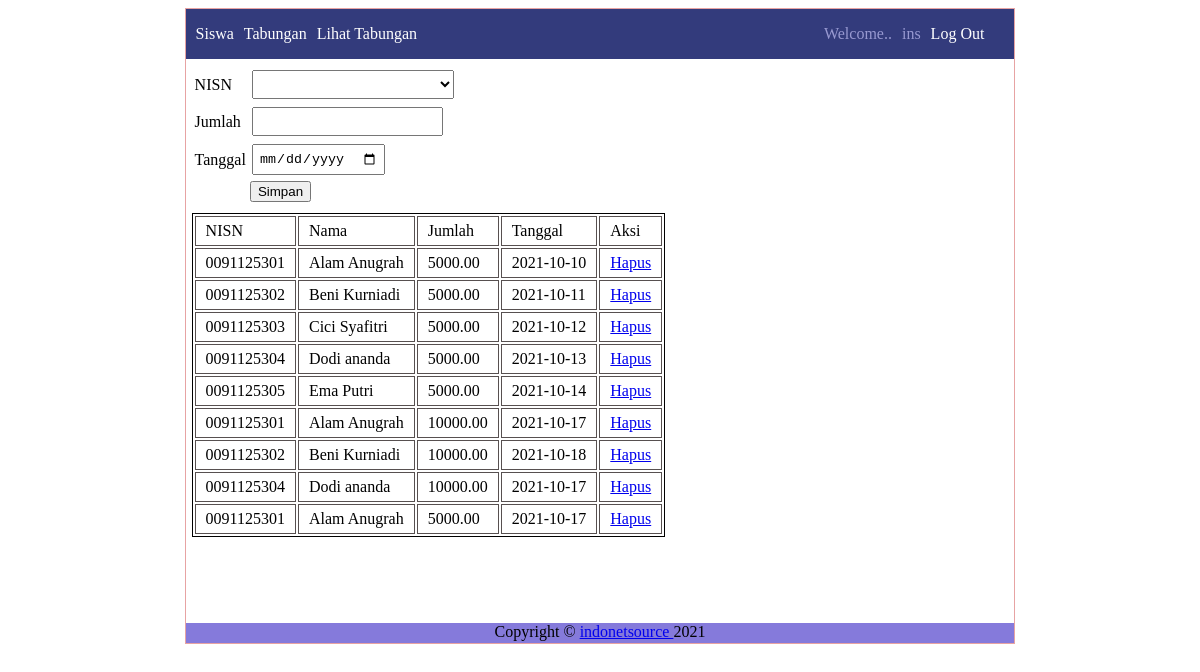
Screenshot of /data_tabungan.php (signed in) with the database file from the repository.
### tables this page shows
CREATE TABLE IF NOT EXISTS `tabungan` (
  `id_tabungan` int(11) NOT NULL AUTO_INCREMENT,
  `nisn` varchar(10) NOT NULL,
  `jumlah` decimal(12,2) NOT NULL,
  `tgl` date NOT NULL,
  PRIMARY KEY (`id_tabungan`)
);

CREATE TABLE IF NOT EXISTS `siswa` (
  `nisn` varchar(10) NOT NULL,
  `nama` varchar(25) NOT NULL,
  `jenis_kelamin` enum('Laki-laki','Perempuan') NOT NULL,
  `alamat` text NOT NULL,
  PRIMARY KEY (`nisn`)
);

### data_tabungan.php (the view, shortened to what this page needs)
<?php
include './layout/header.php';
include 'koneksi.php';
?>
    <form class="form-ins" action="./proses/insert_tabungan.php" method="post">
            <table>
                <tr>
                    <td>NISN</td>
                    <td>
                        <select name="nisn" required>
                             <option value=""></option>
                        <?php
                            $query = mysqli_query($kon, 'SELECT * FROM siswa');
                            while ($data = mysqli_fetch_array($query)) {
                            ?>
                            <option value="<?php echo $data['nisn']?>"><?php echo $data['nisn']." - ".$data['nama']?></option>
                        <?php } ?>
                        </select>
                    </td>
                </tr>
                <tr>
                    <td>Jumlah</td>
                    <td><input type="text" name="jumlah"></td>
                </tr>
                <tr>
                    <td>Tanggal</td>
                    <td>
                    <input type="date" name="tgl">
                    </td>
                </tr>
                <tr>
                    <td></td>
                    <td>
                        <button type="submit">Simpan</button>
                    </td>
                </tr>
            </table>
    </form>
    <table class="tbl-ins">
        <tr>
            <td>NISN</td>
            <td>Nama</td>
            <td>Jumlah</td>
            <td>Tanggal</td>
            <td>Aksi</td>
        </tr>
            <?php
            $query = mysqli_query($kon, 'SELECT * FROM tabungan left join siswa on siswa.nisn=tabungan.nisn');
            while ($data = mysqli_fetch_array($query)) {
            ?>
        <tr>
            <td><?php  echo $data['nisn']?></td>
            <td><?php  echo $data['nama']?></td>
            <td><?php  echo $data['jumlah']?></td>
            <td><?php  echo $data['tgl']?></td>
            <td><a href="./proses/delete_tabungan.php?id_tabungan=<?php  echo $data['id_tabungan']?>">Hapus</a></td>
        </tr>
            <?php } ?>
    </table>
<?php
include './layout/footer.php';
?>

### layout/header.php (shortened to what this page needs)
<!DOCTYPE html>
<html lang="en">
<head>
    <link rel="stylesheet" href="./css/instemplate.css">
</head>
<body>
<div class="container">
    <nav class="nav-ins">
        <div class="full-nav">
                <div class="left-nav-content">
                    <ul>
                        <li><a href="data_siswa.php">Siswa</a> </li>
                        <li><a href="data_tabungan.php">Tabungan</a></li>
                        <li><a href="lihat_tabungan.php">Lihat Tabungan</a></li>
                    </ul>
                </div>
                <div class="right-nav-content">
                    <ul>
                        <li><p>Welcome..</p></li>
                        <li><p><?php echo $_SESSION['nama']; ?></p></li>
                        <li><a href="./proses/logout.php" >Log Out</a></li>
                    </ul>
                </div>
        </div>
    </nav>
    <div class="content">

### layout/footer.php
    </div>
        <div class="footer-ins"> Copyright &copy  <a href="https://indonetsource.com">indonetsource </a> 2021</div>
</div>
</body>
</html>

### css/instemplate.css (style rules this page uses)
.container { width: 70%; margin: auto; border: 1px solid rgb(231, 163, 163); }
.container nav { background-color: rgb(51, 59, 124); height: 50px; }
.full-nav { position: relative; width: 100%; margin: auto; }
.left-nav-content { position: absolute; display: flex; margin-right: 0px; padding-left: 10px; }
.right-nav-content { right: 0px; margin-right: 20px; position: absolute; padding-right: 0px; }
.nav-ins a { text-decoration: none; color: white; font-weight: 400; }
.nav-ins p { text-decoration: none; color: rgb(152, 153, 209); margin: auto; }
.content { padding: 2px; min-height: 560px; }
.tbl-ins { border: 1px solid black; margin: 4px; }
.tbl-ins tr td { border: 1px solid rgb(87, 80, 80); margin: 4px; padding: 5px 10px; }
.nav-ins ul { display: flex; flex-wrap: wrap; padding-left: 0; }
.nav-ins li { list-style: none; text-align: center; padding-right: 10px; }
.form-ins { padding: 4px; }
.form-ins input { padding: 5px; margin: 2px; }
.form-ins select { padding: 5px !important; margin: 2px; }
.footer-ins { text-align: center; height: 20px; background-color: rgb(133, 122, 219); bottom:0px; }

### rows the page displays
tabungan: siswa.nisn "0091125301", siswa.nama "Alam Anugrah", jumlah "5000.00", tgl "2021-10-10"
tabungan: siswa.nisn "0091125302", siswa.nama "Beni Kurniadi", jumlah "5000.00", tgl "2021-10-11"
tabungan: siswa.nisn "0091125303", siswa.nama "Cici Syafitri", jumlah "5000.00", tgl "2021-10-12"
tabungan: siswa.nisn "0091125304", siswa.nama "Dodi ananda", jumlah "5000.00", tgl "2021-10-13"
tabungan: siswa.nisn "0091125305", siswa.nama "Ema Putri", jumlah "5000.00", tgl "2021-10-14"
tabungan: siswa.nisn "0091125301", siswa.nama "Alam Anugrah", jumlah "10000.00", tgl "2021-10-17"
tabungan: siswa.nisn "0091125302", siswa.nama "Beni Kurniadi", jumlah "10000.00", tgl "2021-10-18"
tabungan: siswa.nisn "0091125304", siswa.nama "Dodi ananda", jumlah "10000.00", tgl "2021-10-17"
tabungan: siswa.nisn "0091125301", siswa.nama "Alam Anugrah", jumlah "5000.00", tgl "2021-10-17"

### other values shown
$_SESSION['nama'] "ins"
